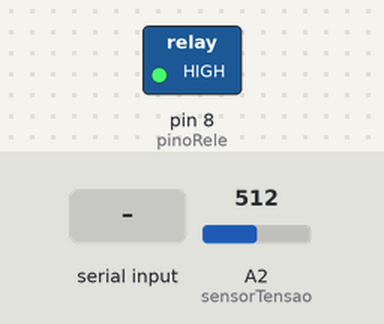
A sketch run on a simulated Arduino Uno, built with avr-gcc and run on an emulated ATmega328P. On the bench: switched loads named in the sketch (green lamp = pin HIGH). Inputs (shaded band) come from the test bench; at power-on: A2 (sensorTensao) = 512. What the sketch prints to the serial monitor is not drawn.

Above: at 1.2 s.
1.3 s: "a" received over Serial
At 2.5 s:
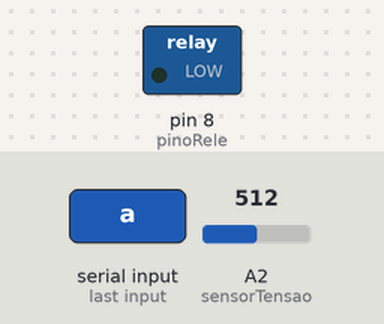
2.8 s: A2 (sensorTensao) set to 157
4.3 s: A2 (sensorTensao) set to 142
Timing chart, 0 to 7.3 s (numbered marks = the images above; inputs shaded):
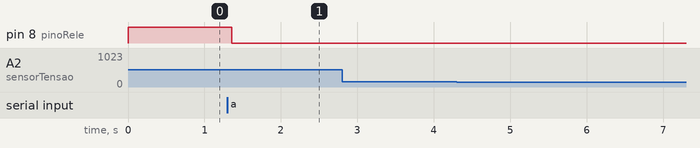

The sketch:

exemplo_modulo_rele_int_paralelo.ino
```cpp
const int pinoRele = 8; //PINO DIGITAL UTILIZADO PELO MÓDULO RELÉ
const int sensorTensao = A2; //PINO ANALÓGICO UTILIZADO PELO SENSOR DE TENSÃO

int status = 0; //VARIÁVEL QUE CONTROLA O STATUS DO MÓDULO RELÉ (LIGADO / DESLIGADO)
String statusLamp = "DESLIGADA";

void setup(){
  pinMode(pinoRele, OUTPUT); //DEFINE A PORTA COMO SAÍDA
  pinMode(sensorTensao, INPUT); //DEFINE A PORTA COMO ENTRADA
  digitalWrite(pinoRele, HIGH); //MÓDULO RELÉ INICIA DESLIGADO
  Serial.begin(9600); //INICIALIZA A PORTA SERIAL
}
void loop(){

verificaStatusLamp();//CHAMA O MÉTDODO RESPONSÁVEL POR VERIFICAR SE A LÂMPADA ESTÁ ACESA OU APAGADA

char c = Serial.read(); //VARIÁVEL RESPONSÁVEL POR RECEBER O CARACTER DIGITADO NA JANELA SERIAL

  if (c == 'a'){ //SE CARACTER DIGITADO FOR IGUAL A "a", FAZ
    if (status == 0){ //SE VARIÁVEL FOR IGUAL A 0, FAZ
      digitalWrite(pinoRele, LOW); //RELÉ ATIVADO - COMO ESTÁ UTILIZANDO O CONTATO NO(NORMALMENTE ABERTO) DO RELÉ, ELE VAI ATIVAR EM ESTADO "LOW"
      status = 1; //VARIÁVEL RECEBE O VALOR 1
    }else{ //SENÃO, FAZ
      digitalWrite(pinoRele, HIGH); //RELÉ DESATIVADO - COMO ESTÁ UTILIZANDO O CONTATO NO(NORMALMENTE ABERTO) DO RELÉ, ELE VAI DESATIVAR EM ESTADO "HIGH"
      status = 0; //VARIÁVEL RECEBE O VALOR 0
    }
  }
  Serial.print("LAMPADA: "); //ESCREVE O TEXTO NA JANELA SERIAL
  Serial.println(statusLamp); //ESCREVE NA JANELA SERIAL O STATUS ATUAL DA LÂMPADA
  delay(100); //INTERVALO DE 100 MILISEGUNDOS
}
//MÉTDODO RESPONSÁVEL POR VERIFICAR SE A LÂMPADA ESTÁ ACESA OU APAGADA
void verificaStatusLamp(){
  for (int i = 0; i < 100; i++){ //PARA "i" IGUAL A 0, ENQUANTO "i" MENOR QUE 100, INCREMENTA "i"
    if(analogRead(sensorTensao) > 150){ //SE LEITURA FOR MAIOR QUE 150, FAZ
        statusLamp = "LIGADA"; //VARIÁVEL RECEBE O VALOR
    }else{ //SENÃO
      statusLamp = "DESLIGADA"; //VARIÁVEL RECEBE O VALOR
    }
  }
}
```

Measured:
- after the input at 1.3 s, pin 8 (pinoRele): HIGH → LOW after 0.06 s
- after the input at 2.8 s, every drawn part: stays the same
- after the input at 4.3 s, every drawn part: stays the same
